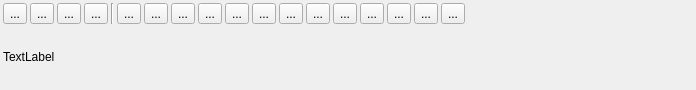
<?xml version="1.0" encoding="UTF-8"?>
<ui version="4.0">
 <class>IScrOptTrk</class>
 <widget class="QWidget" name="IScrOptTrk">
  <property name="geometry">
   <rect>
    <x>0</x>
    <y>0</y>
    <width>696</width>
    <height>90</height>
   </rect>
  </property>
  <property name="windowTitle">
   <string>Form</string>
  </property>
  <layout class="QVBoxLayout" name="verticalLayout">
   <property name="spacing">
    <number>3</number>
   </property>
   <property name="leftMargin">
    <number>3</number>
   </property>
   <property name="topMargin">
    <number>3</number>
   </property>
   <property name="rightMargin">
    <number>3</number>
   </property>
   <property name="bottomMargin">
    <number>3</number>
   </property>
   <item>
    <layout class="QHBoxLayout" name="horizontalLayout">
     <property name="spacing">
      <number>3</number>
     </property>
     <item>
      <widget class="QToolButton" name="toolEditDetails">
       <property name="toolTip">
        <string>View details and edit properties of track.</string>
       </property>
       <property name="text">
        <string>...</string>
       </property>
       <property name="icon">
        <iconset resource="../../resources.qrc">
         <normaloff>:/icons/32x32/EditDetails.png</normaloff>:/icons/32x32/EditDetails.png</iconset>
       </property>
      </widget>
     </item>
     <item>
      <widget class="QToolButton" name="toolTags">
       <property name="toolTip">
        <string>Set tags and rating.</string>
       </property>
       <property name="text">
        <string>...</string>
       </property>
       <property name="icon">
        <iconset resource="../../resources.qrc">
         <normaloff>:/icons/32x32/Tag.png</normaloff>:/icons/32x32/Tag.png</iconset>
       </property>
      </widget>
     </item>
     <item>
      <widget class="QToolButton" name="toolCopy">
       <property name="toolTip">
        <string>Copy track into another project.</string>
       </property>
       <property name="text">
        <string>...</string>
       </property>
       <property name="icon">
        <iconset resource="../../resources.qrc">
         <normaloff>:/icons/32x32/Copy.png</normaloff>:/icons/32x32/Copy.png</iconset>
       </property>
      </widget>
     </item>
     <item>
      <widget class="QToolButton" name="toolDelete">
       <property name="toolTip">
        <string>Delete track from project.</string>
       </property>
       <property name="text">
        <string>...</string>
       </property>
       <property name="icon">
        <iconset resource="../../resources.qrc">
         <normaloff>:/icons/32x32/DeleteOne.png</normaloff>:/icons/32x32/DeleteOne.png</iconset>
       </property>
      </widget>
     </item>
     <item>
      <widget class="Line" name="line">
       <property name="orientation">
        <enum>Qt::Vertical</enum>
       </property>
      </widget>
     </item>
     <item>
      <widget class="QToolButton" name="toolProfile">
       <property name="toolTip">
        <string>Show on-screen profile and detailed information about points.</string>
       </property>
       <property name="text">
        <string>...</string>
       </property>
       <property name="icon">
        <iconset resource="../../resources.qrc">
         <normaloff>:/icons/32x32/TrkProfile.png</normaloff>:/icons/32x32/TrkProfile.png</iconset>
       </property>
       <property name="checkable">
        <bool>true</bool>
       </property>
      </widget>
     </item>
     <item>
      <widget class="QToolButton" name="toolRange">
       <property name="toolTip">
        <string extracomment="use line breaks to keep a sensible tooltip width">Select a range of points. You can use that tool to:

* Hide or show points of a track. 
* You can copy the selected range. 
* You can choose an activity for the selected range

Note: If you want to fix bad points in a real GPS recording 
this is the right tool. Simply select the section of bad points 
(one is ok, too) and hide them.</string>
       </property>
       <property name="text">
        <string>...</string>
       </property>
       <property name="icon">
        <iconset resource="../../resources.qrc">
         <normaloff>:/icons/32x32/SelectRange.png</normaloff>:/icons/32x32/SelectRange.png</iconset>
       </property>
      </widget>
     </item>
     <item>
      <widget class="QToolButton" name="toolEdit">
       <property name="toolTip">
        <string extracomment="use line breaks to keep a sensible tooltip width">Edit the position of track points and use automatic routing 
to create new track points. This is used to create new tracks 
to plan a tour.

Note: This is the wrong tool to fix bad points of a real GPS 
recording. Use the range tool. </string>
       </property>
       <property name="text">
        <string>...</string>
       </property>
       <property name="icon">
        <iconset resource="../../resources.qrc">
         <normaloff>:/icons/32x32/LineMove.png</normaloff>:/icons/32x32/LineMove.png</iconset>
       </property>
      </widget>
     </item>
     <item>
      <widget class="QToolButton" name="toolReverse">
       <property name="toolTip">
        <string>Reverse track.</string>
       </property>
       <property name="text">
        <string>...</string>
       </property>
       <property name="icon">
        <iconset resource="../../resources.qrc">
         <normaloff>:/icons/32x32/Reverse.png</normaloff>:/icons/32x32/Reverse.png</iconset>
       </property>
      </widget>
     </item>
     <item>
      <widget class="QToolButton" name="toolCombine">
       <property name="toolTip">
        <string>Combine tracks.</string>
       </property>
       <property name="text">
        <string>...</string>
       </property>
       <property name="icon">
        <iconset resource="../../resources.qrc">
         <normaloff>:/icons/32x32/Combine.png</normaloff>:/icons/32x32/Combine.png</iconset>
       </property>
      </widget>
     </item>
     <item>
      <widget class="QToolButton" name="toolCut">
       <property name="toolTip">
        <string>Cut track at selected point. You can use this to:

* remove bad points at the start or end of the track
* use the track parts to plan a new tour
* cut a long track into stages
</string>
       </property>
       <property name="text">
        <string>...</string>
       </property>
       <property name="icon">
        <iconset resource="../../resources.qrc">
         <normaloff>:/icons/32x32/TrkCut.png</normaloff>:/icons/32x32/TrkCut.png</iconset>
       </property>
      </widget>
     </item>
     <item>
      <widget class="QToolButton" name="toolActivity">
       <property name="toolTip">
        <string>Set an activity for the complete track.</string>
       </property>
       <property name="text">
        <string>...</string>
       </property>
       <property name="icon">
        <iconset resource="../../resources.qrc">
         <normaloff>:/icons/32x32/Activity.png</normaloff>:/icons/32x32/Activity.png</iconset>
       </property>
      </widget>
     </item>
     <item>
      <widget class="QToolButton" name="toolAddInfo">
       <property name="toolTip">
        <string extracomment="use line breaks to keep a sensible tooltip width">Add a description to the selected track point.
The track point will be marked with an auto-numbered bullet.
A table with all descriptions will be shown in the track details dialog
and for highlighted tracks in the map view.</string>
       </property>
       <property name="text">
        <string>...</string>
       </property>
       <property name="icon">
        <iconset resource="../../resources.qrc">
         <normaloff>:/icons/32x32/AddPointInfo.png</normaloff>:/icons/32x32/AddPointInfo.png</iconset>
       </property>
      </widget>
     </item>
     <item>
      <widget class="QToolButton" name="toolColor">
       <property name="toolTip">
        <string>Change the color of the track.</string>
       </property>
       <property name="text">
        <string>...</string>
       </property>
       <property name="icon">
        <iconset resource="../../resources.qrc">
         <normaloff>:/icons/32x32/SelectColor.png</normaloff>:/icons/32x32/SelectColor.png</iconset>
       </property>
      </widget>
     </item>
     <item>
      <widget class="QToolButton" name="toolAddElevation">
       <property name="toolTip">
        <string>Replace elevation by the view's DEM data.</string>
       </property>
       <property name="text">
        <string>...</string>
       </property>
       <property name="icon">
        <iconset resource="../../resources.qrc">
         <normaloff>:/icons/32x32/SetEle.png</normaloff>:/icons/32x32/SetEle.png</iconset>
       </property>
      </widget>
     </item>
     <item>
      <widget class="QToolButton" name="toolCopyWithWpt">
       <property name="toolTip">
        <string>Copy track together with all attached waypoints into another project.</string>
       </property>
       <property name="text">
        <string>...</string>
       </property>
       <property name="icon">
        <iconset resource="../../resources.qrc">
         <normaloff>:/icons/32x32/CopyTrkWithWpt.png</normaloff>:/icons/32x32/CopyTrkWithWpt.png</iconset>
       </property>
      </widget>
     </item>
     <item>
      <widget class="QToolButton" name="toolToRoute">
       <property name="toolTip">
        <string>Convert track to route.</string>
       </property>
       <property name="text">
        <string>...</string>
       </property>
       <property name="icon">
        <iconset resource="../../resources.qrc">
         <normaloff>:/icons/32x32/Route.png</normaloff>:/icons/32x32/Route.png</iconset>
       </property>
       <property name="checkable">
        <bool>true</bool>
       </property>
      </widget>
     </item>
     <item>
      <widget class="QToolButton" name="toolNogo">
       <property name="toolTip">
        <string>Toggle Nogo-Line</string>
       </property>
       <property name="text">
        <string>...</string>
       </property>
       <property name="icon">
        <iconset resource="../../resources.qrc">
         <normaloff>:/icons/32x32/NoGo.png</normaloff>:/icons/32x32/NoGo.png</iconset>
       </property>
       <property name="checkable">
        <bool>true</bool>
       </property>
      </widget>
     </item>
     <item>
      <spacer name="horizontalSpacer">
       <property name="orientation">
        <enum>Qt::Horizontal</enum>
       </property>
       <property name="sizeHint" stdset="0">
        <size>
         <width>40</width>
         <height>20</height>
        </size>
       </property>
      </spacer>
     </item>
    </layout>
   </item>
   <item>
    <widget class="QLabel" name="label">
     <property name="text">
      <string>TextLabel</string>
     </property>
     <property name="openExternalLinks">
      <bool>true</bool>
     </property>
     <property name="textInteractionFlags">
      <set>Qt::LinksAccessibleByMouse|Qt::TextSelectableByMouse</set>
     </property>
    </widget>
   </item>
  </layout>
 </widget>
 <resources>
  <include location="../../resources.qrc"/>
 </resources>
 <connections/>
</ui>
